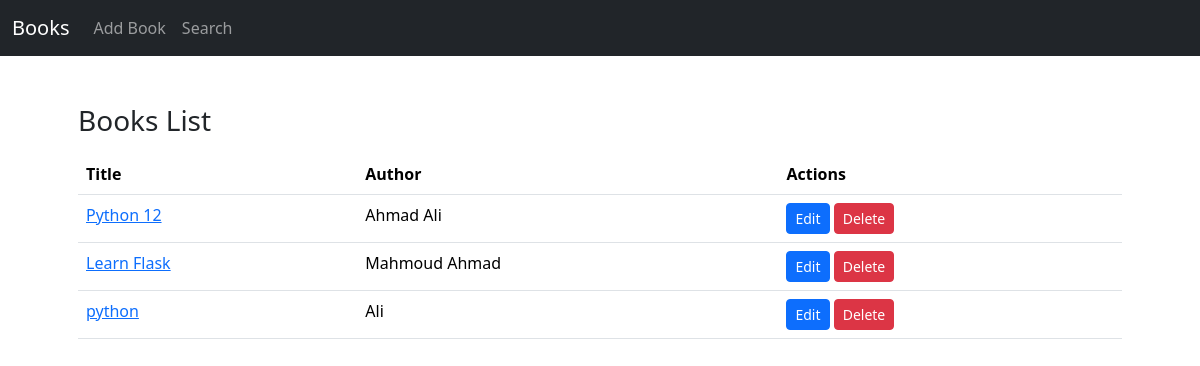
Before: / with the older database file.
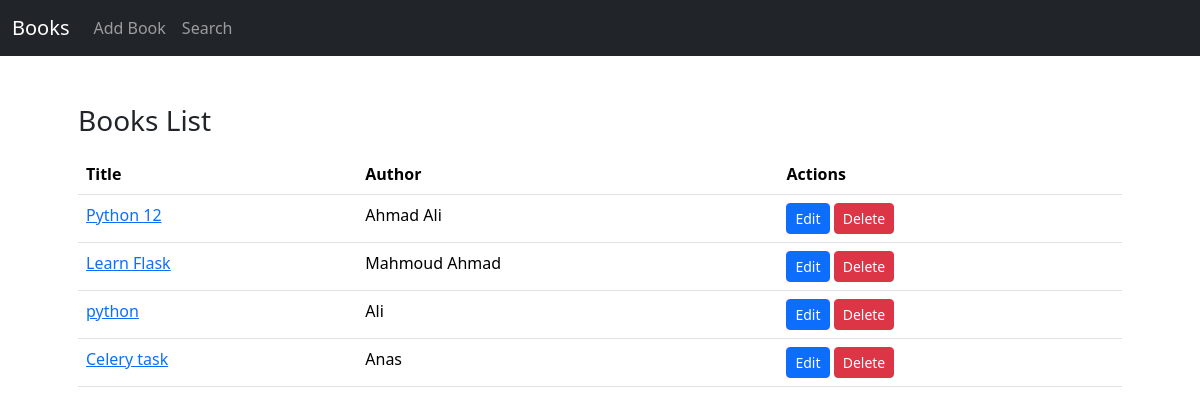
After: the same page with the newer database file.
### models.py (models this page shows)
class Book(db.Model):
    id = db.Column(db.Integer, primary_key=True)
    title = db.Column(db.String(100),nullable=False)
    author_id = db.Column(db.Integer,db.ForeignKey('author.id'),nullable=False)
    reviews = db.relationship('Review',backref='book',lazy=True)

class Author(db.Model):
    id = db.Column(db.Integer, primary_key=True)
    name = db.Column(db.String(100),nullable=False)
    books = db.relationship('Book',backref='author',lazy=True)

### web.py (the view)
@app.route('/')
def index():
    books = Book.query.all()
    return render_template("index.html",books=books)

### templates/index.html
{% extends "base.html" %}
{% block body %}
    <h3>Books List</h3>
    <table class="table mt-3">
        <thead>
            <tr>
                <th>Title</th>
                <th>Author</th>
                <th>Actions</th>
            </tr>
        </thead>
        <tbody>
            {% for book in books %}
            <tr>
                <td><a href="{{url_for('book_detail', id=book.id)}}">{{book.title}}</a></td>
                <td>{{book.author.name}}</td>
                <td>
                    <a href="{{url_for('edit_book', id=book.id) }}" class="btn btn-sm btn-primary">Edit</a>
                    <a href="{{url_for('delete_book', id=book.id) }}" class="btn btn-sm btn-danger">Delete</a>
                </td>
            </tr>
            {% endfor %}
        </tbody>
    </table>
{% endblock body %}

### templates/base.html (shortened to what this page needs)
<!doctype html>
<html lang="en">
  <head>
    <link href="https://cdn.jsdelivr.net/npm/bootstrap@5.3.5/dist/css/bootstrap.min.css" rel="stylesheet">
  </head>
  <body>
    <nav class="navbar navbar-expand-lg navbar-dark bg-dark">
        <div class="container-fluid">
          <a class="navbar-brand" href="/">Books</a>
          <div class="collapse navbar-collapse" id="navbarNav">
            <ul class="navbar-nav">
              <li class="nav-item">
                <a class="nav-link" href="/add-book">Add Book</a>
              </li>
              <li class="nav-item">
                <a class="nav-link" href="{{url_for('search_books')}}">Search</a>
              </li>
            </ul>
          </div>
        </div>
    </nav>
    <div class="container p-5">
        {% block body %}
        {% endblock body %}
    </div>
  </body>
</html>

Changed rows visible on the page:
added Book: title "Celery task", author.name "Anas"
